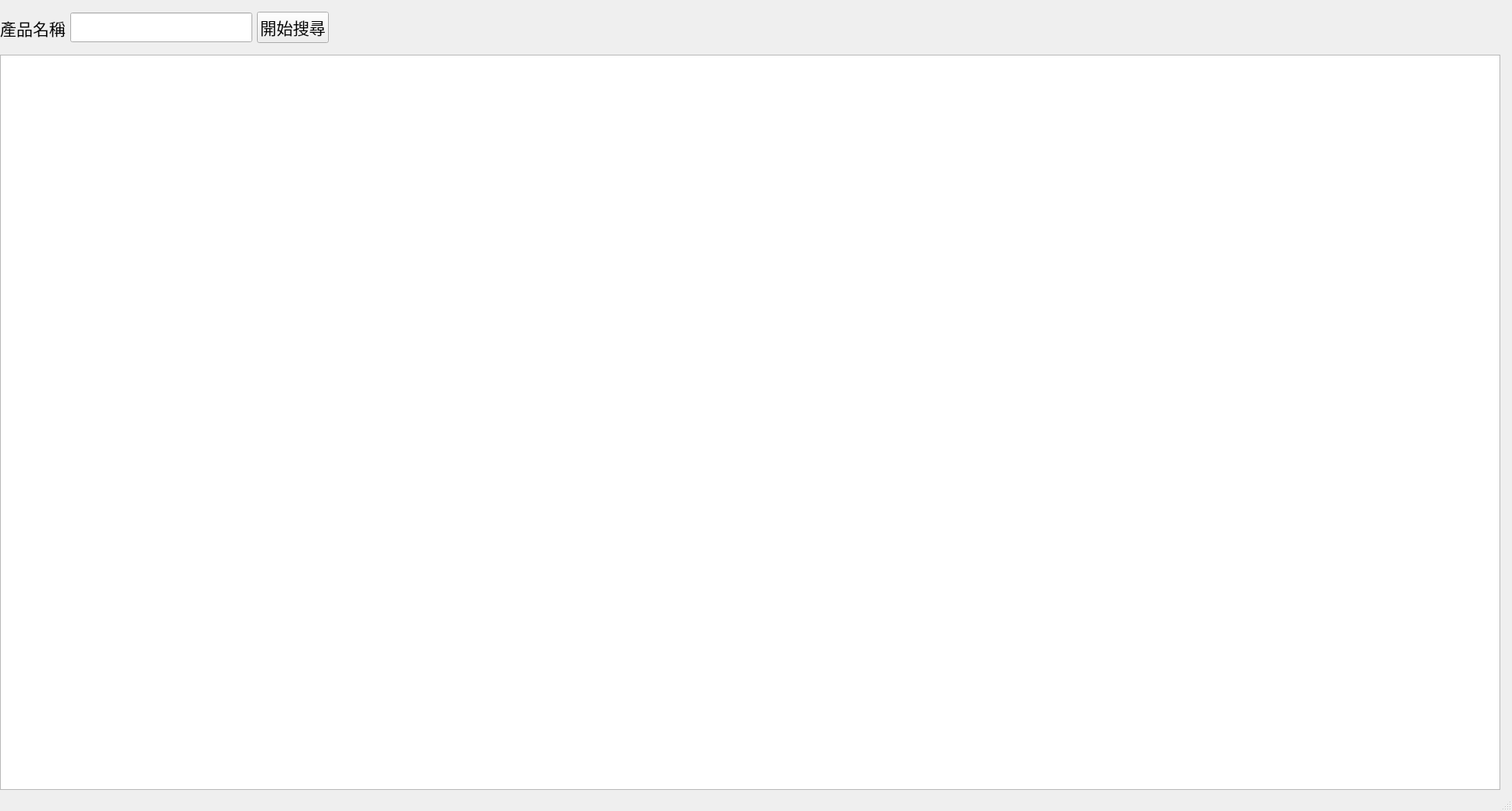
<?xml version="1.0" encoding="UTF-8"?>
<ui version="4.0">
 <class>MainWindow</class>
 <widget class="QMainWindow" name="MainWindow">
  <property name="geometry">
   <rect>
    <x>0</x>
    <y>0</y>
    <width>1936</width>
    <height>1038</height>
   </rect>
  </property>
  <property name="windowTitle">
   <string>Yahoo</string>
  </property>
  <widget class="QWidget" name="centralwidget">
   <widget class="QWidget" name="layoutWidget">
    <property name="geometry">
     <rect>
      <x>0</x>
      <y>0</y>
      <width>421</width>
      <height>71</height>
     </rect>
    </property>
    <layout class="QHBoxLayout" name="horizontalLayout">
     <item>
      <widget class="QLabel" name="label">
       <property name="font">
        <font>
         <family>標楷體</family>
         <pointsize>16</pointsize>
        </font>
       </property>
       <property name="text">
        <string>產品名稱</string>
       </property>
       <property name="alignment">
        <set>Qt::AlignCenter</set>
       </property>
      </widget>
     </item>
     <item>
      <widget class="QLineEdit" name="lineEdit_itemname">
       <property name="font">
        <font>
         <family>標楷體</family>
         <pointsize>16</pointsize>
        </font>
       </property>
      </widget>
     </item>
     <item>
      <widget class="QPushButton" name="pushButton_search">
       <property name="font">
        <font>
         <family>標楷體</family>
         <pointsize>16</pointsize>
        </font>
       </property>
       <property name="text">
        <string>開始搜尋</string>
       </property>
      </widget>
     </item>
    </layout>
   </widget>
   <widget class="QTableWidget" name="tableWidget_commodity">
    <property name="geometry">
     <rect>
      <x>0</x>
      <y>70</y>
      <width>1921</width>
      <height>941</height>
     </rect>
    </property>
    <property name="font">
     <font>
      <family>標楷體</family>
      <pointsize>16</pointsize>
     </font>
    </property>
   </widget>
  </widget>
  <widget class="QMenuBar" name="menubar">
   <property name="geometry">
    <rect>
     <x>0</x>
     <y>0</y>
     <width>1936</width>
     <height>21</height>
    </rect>
   </property>
  </widget>
  <widget class="QStatusBar" name="statusbar"/>
 </widget>
 <resources/>
 <connections/>
</ui>
